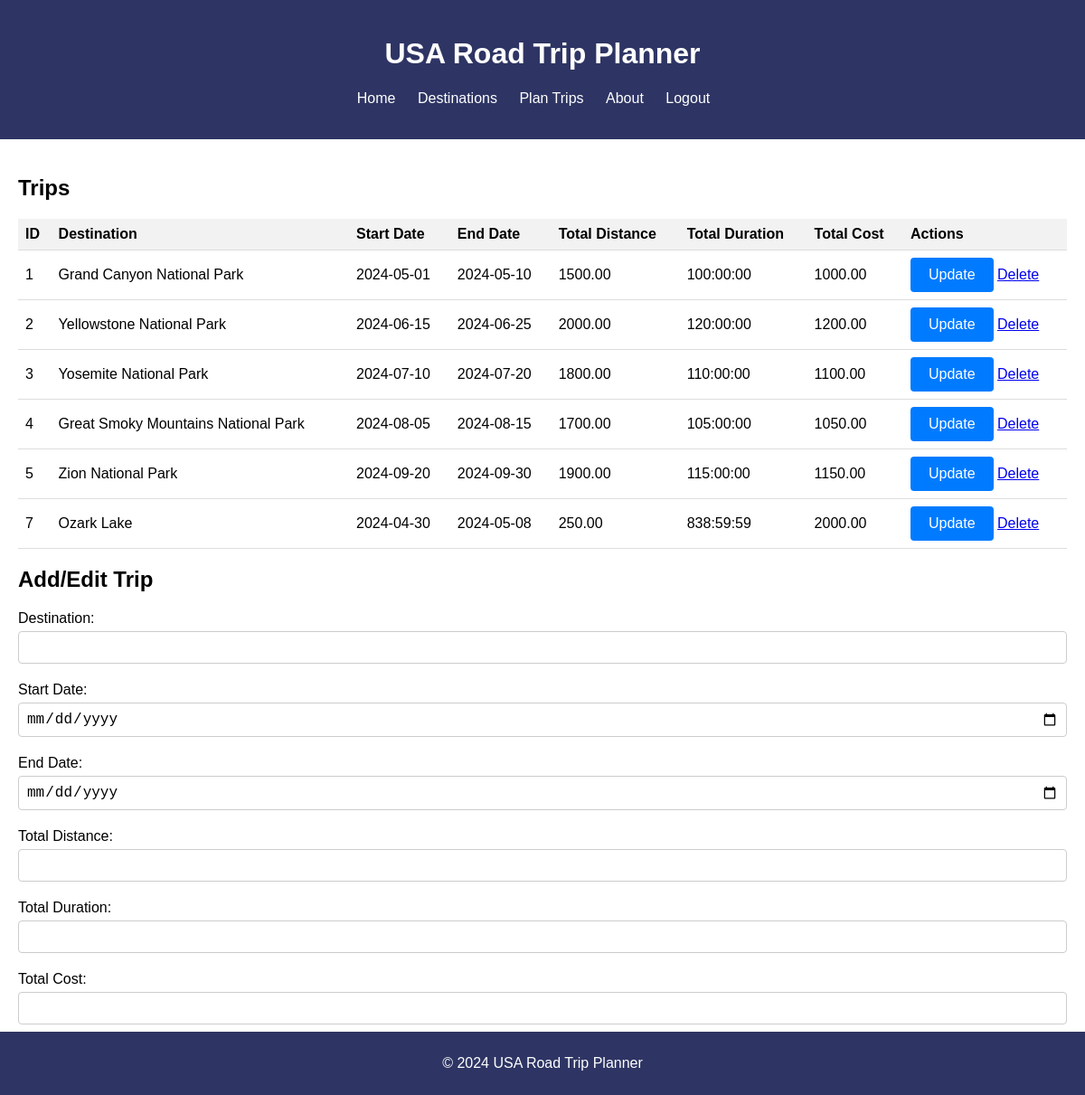
Page /trips.php on the committed database.
### tables this page shows
CREATE TABLE `trips` (
  `trip_id` int(11) NOT NULL,
  `destination` varchar(100) DEFAULT NULL,
  `start_date` date DEFAULT NULL,
  `end_date` date DEFAULT NULL,
  `total_distance` decimal(10,2) DEFAULT NULL,
  `total_duration` time DEFAULT NULL,
  `total_cost` decimal(10,2) DEFAULT NULL
);

### trips.php (the view, shortened to what this page needs)
<?php
$mysqli = new mysqli("localhost", "root", "", "road_trip");
$query = "SELECT * FROM trips";
$result = $mysqli->query($query);
?>
<!DOCTYPE html>
<html lang="en">
<head>
    <link rel="stylesheet" href="styles.css">
</head>
<body>
    <header>
        <div class="container">
            <h1>USA Road Trip Planner</h1>
            <nav>
                <ul>
                    <li><a href="home.html">Home</a></li>
                    <li><a href="destinations.php">Destinations</a></li>
                    <li><a href="trips.html">Plan Trips</a></li>
                    <li><a href="about.html">About</a></li>
                    <li><a href="logout.php">Logout</a></li>
                </ul>
            </nav>
        </div>
    </header>
    <main>
    <div class="container">
        <h2>Trips</h2>
        <div class="table-container">
            <table>
                <thead>
                    <tr>
                        <th>ID</th>
                        <th>Destination</th>
                        <th>Start Date</th>
                        <th>End Date</th>
                        <th>Total Distance</th>
                        <th>Total Duration</th>
                        <th>Total Cost</th>
                        <th>Actions</th>
                    </tr>
                </thead>
                <tbody>
                    <?php while ($row = $result->fetch_assoc()) { ?>
                        <tr>
                            <td><?php echo $row['trip_id']; ?></td>
                            <td contenteditable="true" class="editable" data-id="<?php echo $row['trip_id']; ?>"><?php echo $row['destination']; ?></td>
                            <td contenteditable="true" class="editable" data-id="<?php echo $row['trip_id']; ?>"><?php echo $row['start_date']; ?></td>
                            <td contenteditable="true" class="editable" data-id="<?php echo $row['trip_id']; ?>"><?php echo $row['end_date']; ?></td>
                            <td contenteditable="true" class="editable" data-id="<?php echo $row['trip_id']; ?>"><?php echo $row['total_distance']; ?></td>
                            <td contenteditable="true" class="editable" data-id="<?php echo $row['trip_id']; ?>"><?php echo $row['total_duration']; ?></td>
                            <td contenteditable="true" class="editable" data-id="<?php echo $row['trip_id']; ?>"><?php echo $row['total_cost']; ?></td>
                            <td>
                                <button class="update-btn" data-id="<?php echo $row['trip_id']; ?>">Update</button>
                                <a href='?delete=<?php echo $row['trip_id']; ?>' onclick='return confirm("Are you sure you want to delete this trip?")'>Delete</a>
                            </td>
                        </tr>
                    <?php } ?>
                </tbody>
            </table>
        </div>
        <h2>Add/Edit Trip</h2>
        <form method="post" class="trip-form">
            <div class="form-group">
                <label for="destination">Destination:</label>
                <input type="text" id="destination" name="destination" required>
            </div>
            <div class="form-group">
                <label for="start_date">Start Date:</label>
                <input type ="date" id="start_date" name="start_date" required>
            </div>
            <div class="form-group">
                <label for="end_date">End Date:</label>
                <input type="date" id="end_date" name="end_date" required>
            </div>
            <div class="form-group">
                <label for="total_distance">Total Distance:</label>
                <input type="number" id="total_distance" name="total_distance" required>
            </div>
            <div class="form-group">
                <label for="total_duration">Total Duration:</label>
                <input type="text" id="total_duration" name="total_duration" required>
            </div>
            <div class="form-group">
                <label for="total_cost">Total Cost:</label>
                <input type="number" id="total_cost" name="total_cost" required>
            </div>
            <button type="submit" name="submit">Submit</button>
        </form>
    </div>
</main>
    <footer>
        <div class="container">
            <p>&copy; 2024 USA Road Trip Planner</p>
        </div>
    </footer>
</body>
</html>

### styles.css (style rules this page uses)
body { font-family: Arial, sans-serif; margin: 0; padding: 0; }
.container { max-width: 1200px; margin: 0 auto; padding: 0 20px; }
header { background-color: #2e3564; color: #fff; padding: 20px 0; text-align: center; }
nav ul { list-style-type: none; padding: 0; text-align: center; }
nav ul li { display: inline; margin-right: 20px; }
nav ul li a { text-decoration: none; color: #fff; }
main { padding: 20px 0; }
footer { background-color: #2e3564; color: #fff; text-align: center; padding: 10px 0; position: fixed; bottom: 0; width: 100%; }
h2 { font-size: 24px; margin-bottom: 20px; }
.table-container { overflow-x: auto; }
table { width: 100%; border-collapse: collapse; }
th, td { padding: 8px; text-align: left; border-bottom: 1px solid #ddd; }
th { background-color: #f2f2f2; }
.form-group { margin-bottom: 20px; }
label { display: block; margin-bottom: 5px; }
input[type="text"], input[type="number"], input[type="date"] { width: 100%; padding: 8px; border: 1px solid #ccc; border-radius: 4px; box-sizing: border-box; font-size: 16px; }
button { padding: 10px 20px; background-color: #007bff; color: #fff; border: none; border-radius: 4px; cursor: pointer; font-size: 16px; }

### rows in the picture
trips: trip_id "1", destination "Grand Canyon National Park", start_date "2024-05-01", end_date "2024-05-10", total_distance "1500.00", total_duration "100:00:00", total_cost "1000.00"
trips: trip_id "2", destination "Yellowstone National Park", start_date "2024-06-15", end_date "2024-06-25", total_distance "2000.00", total_duration "120:00:00", total_cost "1200.00"
trips: trip_id "3", destination "Yosemite National Park", start_date "2024-07-10", end_date "2024-07-20", total_distance "1800.00", total_duration "110:00:00", total_cost "1100.00"
trips: trip_id "4", destination "Great Smoky Mountains National Park", start_date "2024-08-05", end_date "2024-08-15", total_distance "1700.00", total_duration "105:00:00", total_cost "1050.00"
trips: trip_id "5", destination "Zion National Park", start_date "2024-09-20", end_date "2024-09-30", total_distance "1900.00", total_duration "115:00:00", total_cost "1150.00"
trips: trip_id "7", destination "Ozark Lake", start_date "2024-04-30", end_date "2024-05-08", total_distance "250.00", total_duration "838:59:59", total_cost "2000.00"
